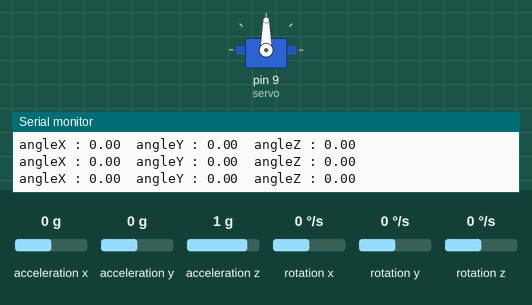
A sketch run on a simulated Arduino Uno, built with avr-gcc and run on an emulated ATmega328P. On the bench: servo, the last lines printed to the serial monitor. Inputs (shaded band) come from the test bench; at power-on: acceleration x 0 g, acceleration y 0 g, acceleration z 1 g, rotation x 0 °/s, rotation y 0 °/s, rotation z 0 °/s.

Above: at 4.2 s.
4.3 s: acceleration x set to -1.4 g
At 4.7 s:
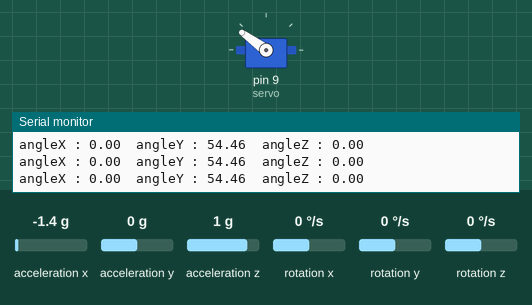
5.8 s: acceleration y set to -1.4 g
At 6.3 s:
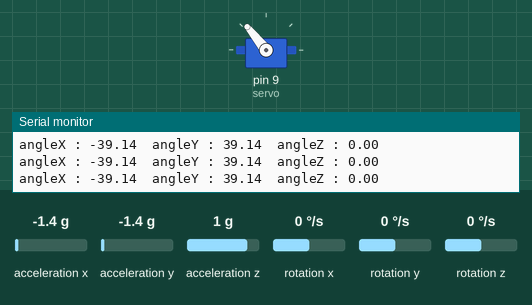
7.3 s: acceleration x set to 0.8 g
At 8.1 s:
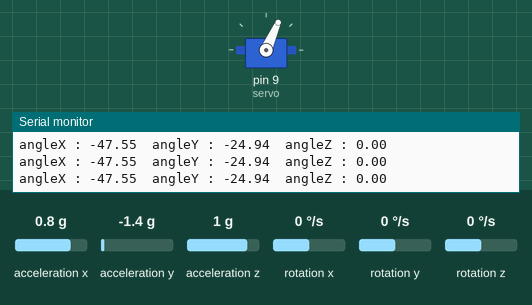
8.8 s: acceleration y set to 0 g
At 9.7 s:
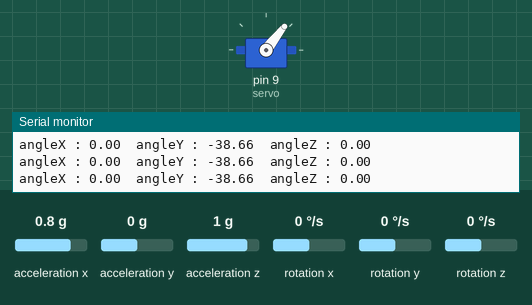
10.3 s: acceleration z set to 0 g
At 10.7 s:
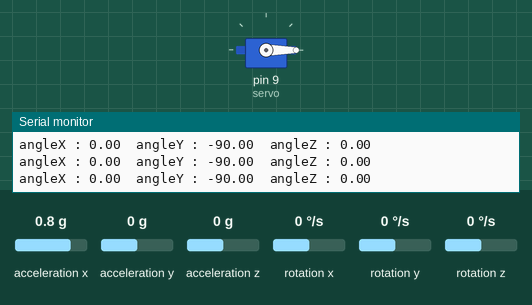
11.8 s: acceleration x set to -0.8 g
At 12.9 s:
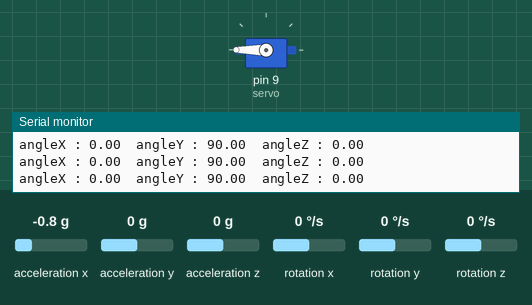
Timing chart, 0 to 14.3 s (numbered marks = the images above; inputs shaded):
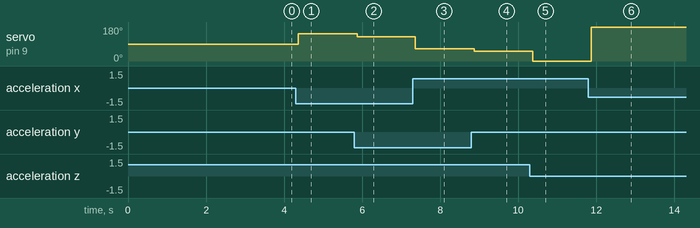

The sketch:

Angle_servo.ino
```cpp
//----- MPU6050 -----//
#include <MPU6050_tockn.h>
#include <Wire.h>

//----- Servo -----//
#include <Servo.h>
Servo servo;

MPU6050 mpu6050(Wire);            // 서보모터 사용 선언(객체 생성)

void setup() {
  Serial.begin(9600);             // 9600 보레이트로 통신 시작
  Wire.begin();                   // I2C 통신 초기화(시작)
  mpu6050.begin();                // mpu6050 초기화(시작)
  mpu6050.calcGyroOffsets(true);  // 오프셋 설정

  servo.attach(9);                // 서보모터 PWM 핀 설정 (9번핀 사용)
}

void loop() {
  mpu6050.update();                    // mpu6050모듈에서 값을 받아온 후 계산
  Serial.print("angleX : ");
  Serial.print(mpu6050.getAngleX());   // X축 회전 각도(Pitch)
  Serial.print("\tangleY : ");
  Serial.print(mpu6050.getAngleY());   // Y축 회전 각도(Yaw)
  Serial.print("\tangleZ : ");
  Serial.println(mpu6050.getAngleZ()); // Z축 회전 각도(Roll)

  int degree = map(mpu6050.getAngleY(), -90, 90, 0, 180); // MPU6050의 각도 -90~90을 0~180으로 변환
  int degree_limit = constrain(degree, 0, 180);           // 0~180으로 범위 제한함
  servo.write(degree_limit);                              // 서보모터 작동
}
```

Measured:
- after the input at 4.3 s, servo on pin 9 (servo): 90° → 144° after 0.07 s
- after the input at 5.8 s, servo on pin 9 (servo): 144° → 129° after 0.08 s
- after the input at 7.3 s, servo on pin 9 (servo): 129° → 66° after 0.06 s
- after the input at 8.8 s, servo on pin 9 (servo): 66° → 52° after 0.08 s
- after the input at 10.3 s, servo on pin 9 (servo): 52° → 0° after 0.07 s
- after the input at 11.8 s, servo on pin 9 (servo): 0° → 180° after 0.07 s
